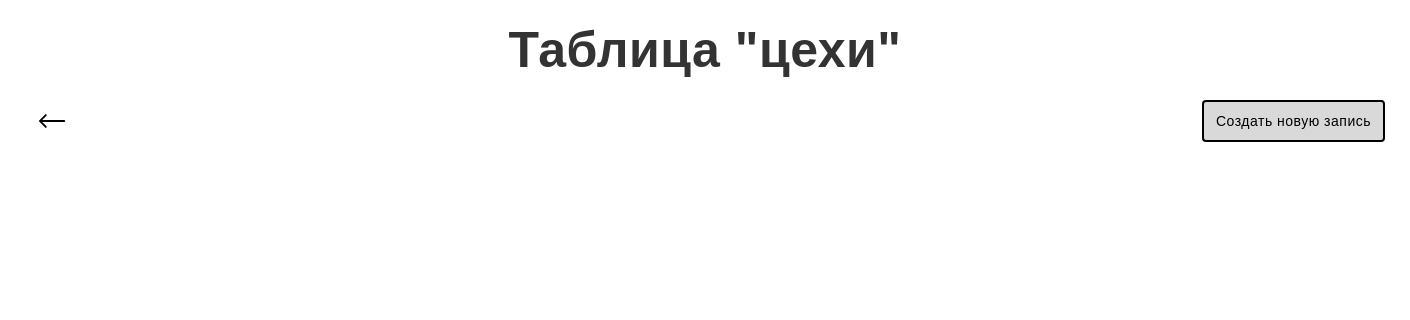
The app's page /tables/workshops/index.php, older data.
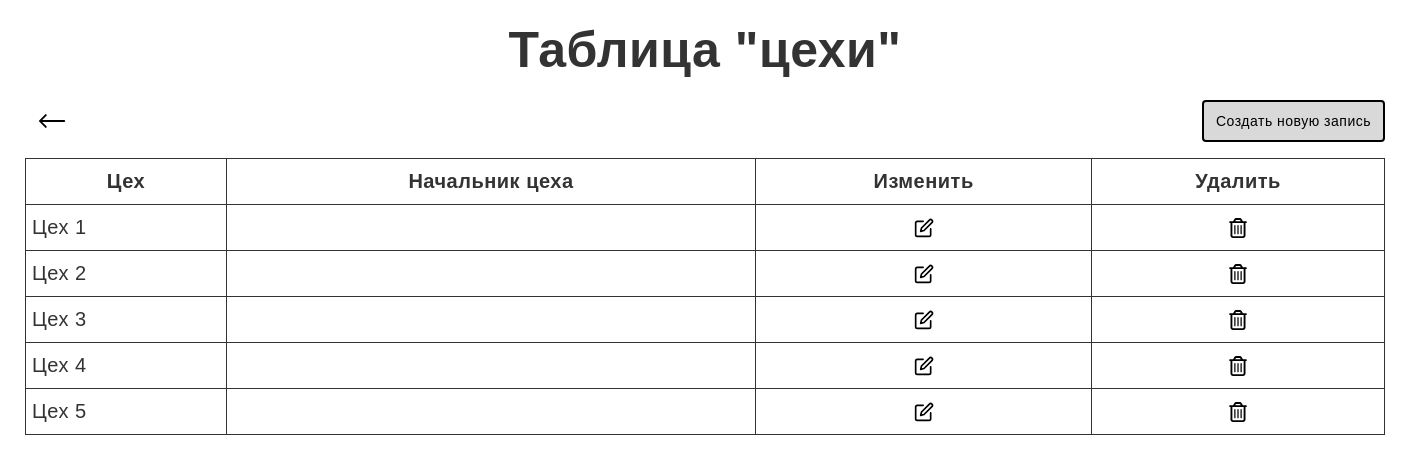
The same page, newer data.
### tables this page shows
CREATE TABLE `workshops` (
  `id` int NOT NULL AUTO_INCREMENT,
  `workshop_name` text,
  `supervisor_name` text,
  PRIMARY KEY (`id`)
);

### tables/workshops/index.php (the view, shortened to what this page needs)
<!DOCTYPE html>
<html lang="ru">
<head>
    <link rel="stylesheet" href="/styles/styles.css">
    <link rel="stylesheet" href="/styles/tables/index.css">
</head>
<body>
<section class="tableSection">
    <h1 class="pageTitle">Таблица "цехи"</h1>
    <div class="buttonWrapper">
        <a class="backLinkButton" href="../">
            <img src='/public/icon/back-icon.svg' width='30' height='30' alt='изменить'>
        </a>
        <a class="button" href="create.php">Создать новую запись</a>
    </div>
    <?php
    $mysqli = connectToDatabase();
    $sql = "SELECT workshops.id, workshops.workshop_name, employees.employee_name AS supervisor_name
        FROM WORKSHOPS
        LEFT JOIN EMPLOYEES ON workshops.supervisor_id = employees.id";
    $result = mysqli_query($mysqli, $sql);
    if (mysqli_num_rows($result) > 0) {
        echo "<table class='table'>
            <tr>
                <th>Цех</th>
                <th>Начальник цеха</th>
                <th>Изменить</th>
                <th>Удалить</th>
            </tr>";
        while ($row = mysqli_fetch_assoc($result)) {
            echo "<tr>
                <td>" . $row['workshop_name'] . "</td>
                <td>" . $row['supervisor_name'] . "</td>
                <td>
                    <a class='iconButton' href='edit.php?id=" . $row['id'] . "'>
                        <img src='/public/icon/edit-icon.svg' width='20' height='20' alt='изменить'>
                    </a>
                </td>
                <td>
                    <a class='iconButton' href='delete.php?id=" . $row['id'] . "'>
                        <img src='/public/icon/delete-icon.svg' width='20' height='20' alt='удалить'>
                    </a>
                </td>
              </tr>";
        }
        echo "</table>";
    }
    ?>
</section>
</body>
</html>

Row changes from the older to the newer data that the page shows:
added workshops: workshop_name "Цех 1"
added workshops: workshop_name "Цех 2"
added workshops: workshop_name "Цех 3"
added workshops: workshop_name "Цех 4"
added workshops: workshop_name "Цех 5"
Text that changed along with them:
text now shown: "Цех Начальник цеха Изменить Удалить"
